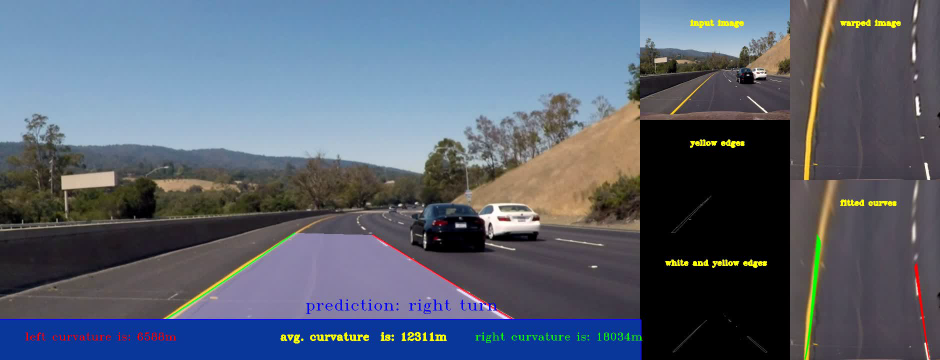
#> input picture frame 0 of curve_and_turn_prediction/curve_det.avi, 1880 x 720 px, given in place of challenge.mp4, which was not available (shown at 1/2 size)
$ python prob_3_curve_detection.py
#> lines starting #> are read from the running program, lines starting #| are printed output that depends on the picture; after the words box and inside, x2 and y2 are one past the last pixel; in counts of white or black regions, pixels touching at a corner belong together; pictures that were not available may be replaced by others from this repository, and a replacement may not be noted
# -*- coding: utf-8 -*-
"""curve_detection_combine_it2_ouput.ipynb

Automatically generated by Colaboratory.

Original file is located at
    https://colab.research.google.com/drive/1k6A1_Pj-NynVu5PZ8_s7R4Nnr0NLaztZ
"""

import cv2
import numpy as np
from PIL import Image
from PIL import ImageDraw

frames = []
cap = cv2.VideoCapture('challenge.mp4')
if (cap.isOpened() == False):
	print("Unable to open the video file")
else:
  print('the video is stored in the cap variable')
video_output = cv2.VideoWriter('curve_det.avi',cv2.VideoWriter_fourcc('M','J','P','G'), 25, (1880,720))

# [62 lines left out: functions turn_pred, required_display, not called in this run]

#########################################################################
while(cap.isOpened()):
        ret, frame = cap.read()
#> frame is the input picture: shape (720, 1880, 3); mean B, G, R 113.6, 98, 88.7
        if ret == True:
            font = cv2.FONT_HERSHEY_TRIPLEX
            image = np.copy(frame)
            #blurring the frame for noise reduction
            image = cv2.GaussianBlur(image,(3,3), 0)
            kernel = np.array([[0, -1, 0],
                   [-1, 5,-1],
                   [0, -1, 0]])
            image_sharp = cv2.filter2D(src=image, ddepth=-1, kernel=kernel)
            image_gray = cv2.cvtColor(image, cv2.COLOR_BGR2GRAY)
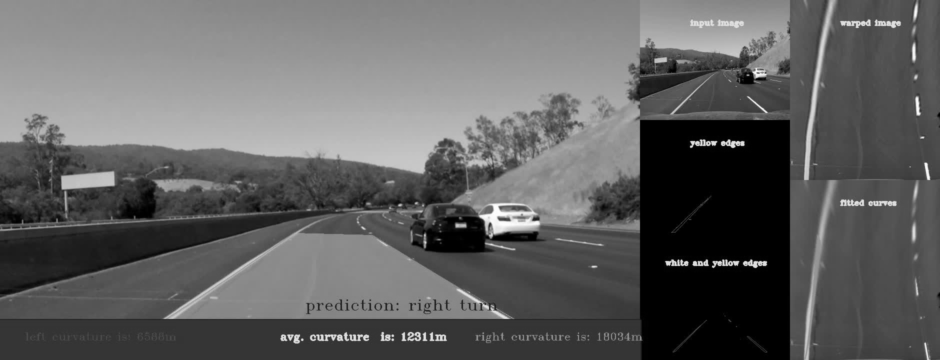
#> image_gray: shape (720, 1880) (shown at 1/2 size); min 0, max 254, mean 97

            height, width,_ = image.shape
#> height = 720; width = 1880


            triangle = np.array([
                                [200, 675],[580, 450], [740, 440], [1175, 675]
                                ],np.float32)
            window_size_w =   320  #int(width/2)
            window_size_h = 600 #int(height/3)
            dst_pts  = np.array([
                                [0, window_size_h],[0, 0], [window_size_w, 0], [window_size_w, window_size_h]
                                ],np.float32)
            M, mask = cv2.findHomography(triangle, dst_pts, )

            Homo_c = cv2.warpPerspective(np.copy(image_sharp), M, (window_size_w,window_size_h))
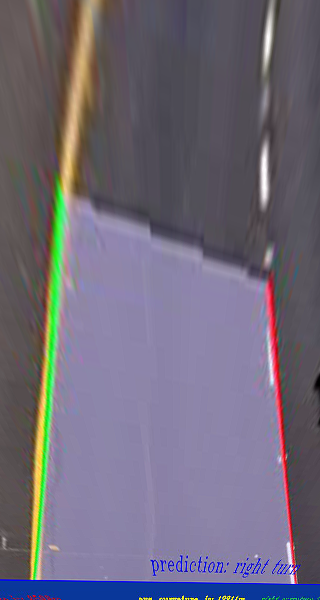
#> Homo_c: shape (600, 320, 3); mean B, G, R 121.4, 105.2, 110.9

            #for edge detection and to get the points
            im_out_c = cv2.warpPerspective(image_gray, M, (window_size_w,window_size_h))
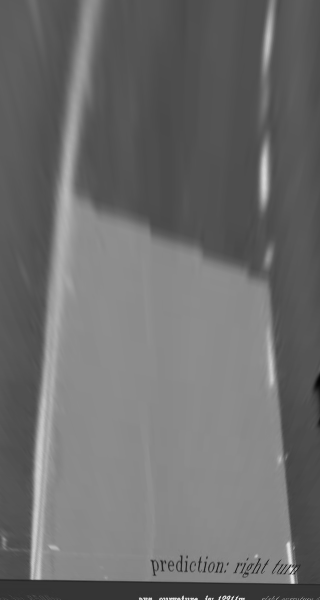
#> im_out_c: shape (600, 320); min 2, max 227, mean 108.8
            im_out_f = cv2.warpPerspective(im_out_c, np.linalg.inv(M), (width,height))


            ym_per_pix = 3.048/100 # meters per pixel in y dimension, lane line is 10 ft = 3.048 meters
            xm_per_pix = 3.7/378


            ######yellow part####

            im_out_c_y = cv2.warpPerspective(np.copy(image_sharp), M, (window_size_w,window_size_h))
            im_out_f_y = cv2.warpPerspective(im_out_c_y, np.linalg.inv(M), (width,height))
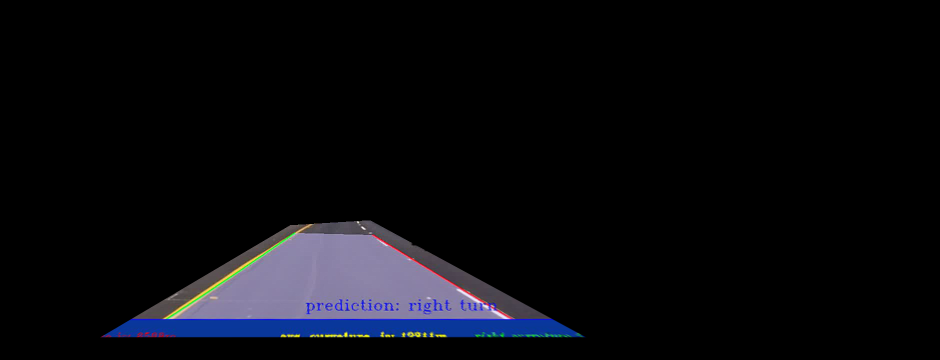
#> im_out_f_y: shape (720, 1880, 3) (shown at 1/2 size); mean B, G, R 14, 9.9, 9.5

            hsv = cv2.cvtColor(im_out_f_y, cv2.COLOR_BGR2HSV)
#> hsv: shape (720, 1880, 3); mean H, S, V 11.3, 10, 14.7

            lower = np.array([20, 93, 0])
            upper = np.array([65, 255, 255])

            mask = cv2.inRange(hsv, lower, upper)
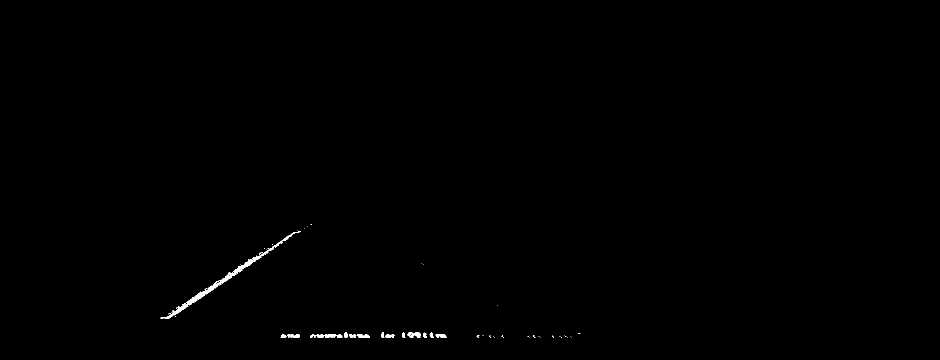
#> mask: shape (720, 1880) (shown at 1/2 size); 0.26% white; 53 white regions (38 under 20 px), largest, box (x1, y1, x2, y2) and area: (321, 464, 593, 638) 2067, (815, 664, 841, 675) 192, (649, 668, 685, 675) 182

            edges = cv2.Canny(mask,100,150)
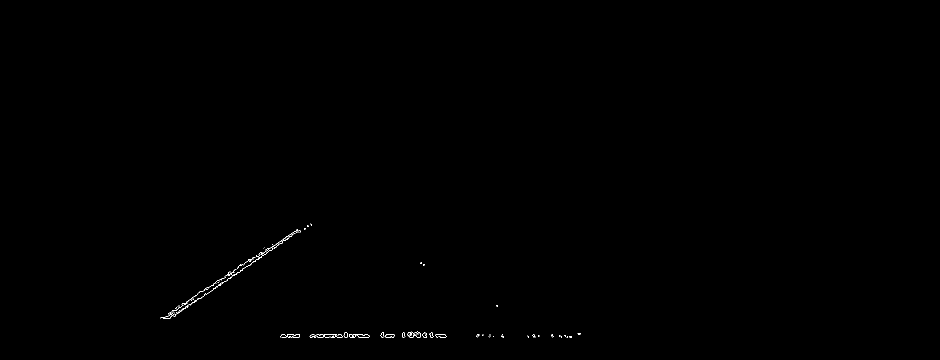
#> edges: shape (720, 1880) (shown at 1/2 size); 0.13% white in thin lines or dots, all inside (x1, y1, x2, y2) = (321, 447, 1161, 676)
            rho = 1
            theta = np.pi/180 #1 deg
            threshold = 5
            minLineLength = 5
            maxLineGap = 5
            linesP = cv2.HoughLinesP(edges, rho, theta, threshold, None, minLineLength, maxLineGap)
#> linesP = 144 rows, first 6: [450, 552, 460, 545], [457, 551, 466, 545], [620, 674, 709, 674], [369, 609, 374, 605], [441, 559, 523, 504], [818, 664, 823, 664]
            yellow_x = []
            yellow_y = []
            if linesP is not None:

                for i in range(0, len(linesP)):
                    l = linesP[i][0]
                    # print(l[0], l[2])
                    if l[0]<width/2 and l[2]<width/2:
                        yellow_x.append(l[0])
                        yellow_x.append(l[2])
                        yellow_y.append(l[1])
                        yellow_y.append(l[3])
#> this loop made 144 passes
#> l on passes 1 to 12: [450, 552, 460, 545], [457, 551, 466, 545], [620, 674, 709, 674], [369, 609, 374, 605], [441, 559, 523, 504], [818, 664, 823, 664], [405, 583, 419, 573], [635, 668, 670, 668], [447, 564, 484, 540], [345, 620, 363, 621], [338, 628, 348, 621], [557, 488, 597, 461]
#> after the loop, yellow_x = 276 values, max 891 at index 75, min 321 at index 134, mean 585.5; yellow_y = 276 values, max 674 at index 4, min 448 at index 225, mean 605.2
                        # cv2.line(image, (l[0],l[1]), (l[2], l[3]), (0,0,255), 5, cv2.LINE_AA)
                # print(len(yellow_x))
                if len(yellow_x)>0:
                    x_array_y = np.array(yellow_x)
#> x_array_y has the same summary as yellow_x
                    y_array_y = np.array(yellow_y)
#> y_array_y has the same summary as yellow_y
                    z_y = np.polyfit(x_array_y, y_array_y, 2)
#> z_y = [0.00122, -1.29, 906]
                    poly_y = np.poly1d(z_y)

                    x_plot_y = range(280, int(width/2)-50, 1)
                    y_plot_y = poly_y(x_plot_y)
#> y_plot_y = 610 values, max 721.7 at index 609, min 564 at index 249, mean 605.6
                    x_plot_y = np.matrix(x_plot_y).T
                    y_plot_y = np.matrix(y_plot_y).T
#> y_plot_y = 610 rows, first 8: [640], [639.4], [638.7], [638.1], [637.5], [636.9], [636.4], [635.8]
                    pts_y = np.hstack([x_plot_y,y_plot_y])
#> pts_y = 610 pairs, first value 280 to 889, second value 564 to 721.7

                    # print(y_plot_y)
                    pts_y = np.array(pts_y,np.int32)
#> pts_y = 610 pairs, first value 280 to 889, second value 564 to 721

                    # pts = pts.reshape((-1, 1, 2))

                    isClosed = False

                    # Blue color in BGR
                    color_y = (0, 255, 0)

                    # Line thickness of 2 px
                    thickness = 2
                    curve_radius_y = ((1 + (2*z_y[0]*height*ym_per_pix + z_y[1])**2)**1.5) / np.absolute(2*z_y[0])
#> curve_radius_y = 1652.7
                    # cv2.putText(image, str('left curvature: ' + str(int(curve_radius_y)) + 'm'), (700, 50), font, 1, (0,0,255),1,cv2.LINE_8)
                    cv2.polylines(image, [pts_y], isClosed, color_y, thickness)
                else:
                    # cv2.putText(image, str('left curvature ' + str(int(curve_radius_y)) + 'm'), (700,50), font, 1, (0,0,255),1,cv2.LINE_8)
                    cv2.polylines(image, [pts_y], isClosed, color_y, thickness)
            #########################################################################################################################################

              #######usingthresholding only#########
            ret,thresh1 = cv2.threshold(im_out_f,195,255,cv2.THRESH_BINARY)
#> thresh1: shape (720, 1880); 0.07% white in thin lines or dots, all inside (x1, y1, x2, y2) = (344, 454, 1014, 673)

            edges2 = cv2.Canny(thresh1 ,50,200)
#> edges2: shape (720, 1880); 0.06% white in thin lines or dots, all inside (x1, y1, x2, y2) = (344, 454, 1014, 674)
            Homo_edges = cv2.warpPerspective(np.copy(edges2), M, (window_size_w,window_size_h))
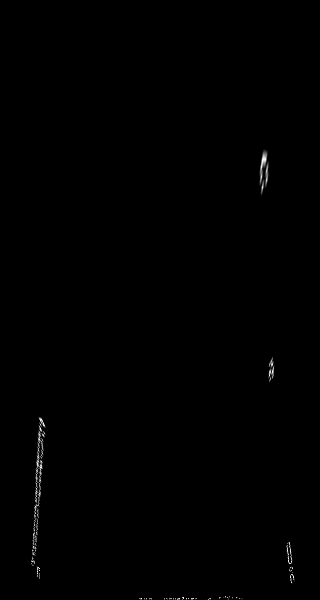
#> Homo_edges: shape (600, 320); min 0, max 255, mean 0.7
            rho = 1
            theta = np.pi/180 #1 deg
            threshold = 5
            minLineLength = 5
            maxLineGap = 5
            linesP = cv2.HoughLinesP(edges2, rho, theta, threshold, None, minLineLength, maxLineGap)
#> linesP = 52 rows, first 6: [366, 612, 510, 515], [916, 581, 950, 602], [449, 559, 498, 526], [918, 578, 960, 603], [591, 672, 598, 672], [651, 670, 670, 670]
            white_x = []
            white_y = []
            if linesP is not None:
                for i in range(0, len(linesP)):
                    l = linesP[i][0]
                    # print(l[0], l[2])
                    if l[0]>width/2 and l[2]>width/2:
                        white_x.append(l[0])
                        white_x.append(l[2])
                        white_y.append(l[1])
                        white_y.append(l[3])
#> this loop made 52 passes
#> l on passes 1 to 12: [366, 612, 510, 515], [916, 581, 950, 602], [449, 559, 498, 526], [918, 578, 960, 603], [591, 672, 598, 672], [651, 670, 670, 670], [730, 671, 735, 671], [817, 668, 836, 667], [701, 671, 708, 671], [643, 672, 656, 672], [824, 669, 837, 669], [984, 622, 1005, 635]
#> after the loop, white_x = [984, 1005, 989, 1013, 1008, 1013, 969, 975, 984, 989, 967, 975, 986, 997]; white_y = [622, 635, 621, 634, 636, 635, 614, 615, 621, 626, 609, 614, 624, 631]
                        # cv2.line(image, (l[0],l[1]), (l[2], l[3]), (0,0,255), 5, cv2.LINE_AA)
                print(len(white_x))
#| 14
                if len(white_x)>30                :

                    x_array = np.array(white_x)
                    y_array = np.array(white_y)
                    z = np.polyfit(x_array, y_array, 2)
                    poly = np.poly1d(z)

                    x_plot = range(745, width-200, 1)
                    y_plot = poly(x_plot)
                    x_plot = np.matrix(x_plot).T
                    y_plot = np.matrix(y_plot).T
                    pts = np.hstack([x_plot,y_plot])

                    pts = np.array(pts,np.int32)

                    # pts = pts.reshape((-1, 1, 2))

                    isClosed = False

                    # Blue color in BGR
                    color_w = (0, 0, 255)
                    thickness = 2


                    # if np.abs(y_max - y_min)>window_size_h/1.3:
                    cv2.polylines(image, [pts], isClosed, color_w, thickness)


                    curve_radius_w = ((1 + (2*z[0]*300*ym_per_pix + z[1])**2)**1.5) / np.absolute(2*z[0])   ## 300 is the window height
                    # cv2.putText(image, str('right curvature ' + str(int(curve_radius_w)) + 'm'), (436,120), font, 1, (0,255,0),1,cv2.LINE_8)

                else:
                    # cv2.putText(image, str('right curvature ' + str(int(curve_radius_w)) + 'm'), (436,120), font, 1, (0,255,0),1,cv2.LINE_8)
#> (the run stopped early here; a loop or call above may not have finished)
